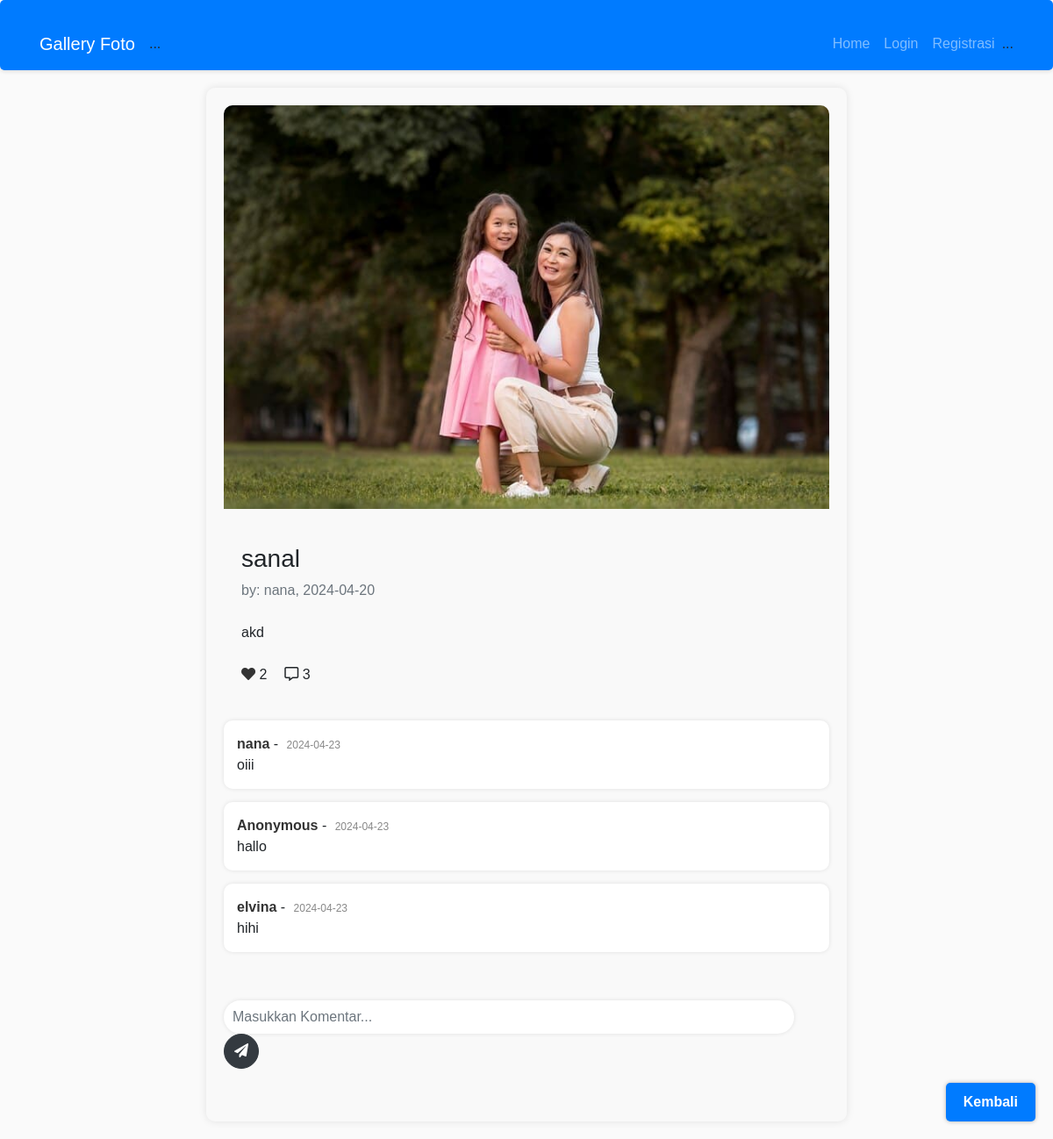
The page /?url=detail&id=20 on the database its author committed.
### tables this page shows
CREATE TABLE `foto` (
  `FotoID` int(11) NOT NULL,
  `JudulFoto` varchar(255) NOT NULL,
  `DeskripsiFoto` text NOT NULL,
  `TanggalUnggah` date NOT NULL,
  `NamaFile` varchar(255) NOT NULL,
  `AlbumID` int(11) NOT NULL,
  `UserID` int(11) NOT NULL
);

CREATE TABLE `userfoto` (
  `UserID` int(11) NOT NULL,
  `Username` varchar(255) NOT NULL,
  `Password` varchar(255) NOT NULL,
  `Email` varchar(255) NOT NULL,
  `NamaLengkap` varchar(255) NOT NULL,
  `Alamat` text NOT NULL,
  `foto` varchar(255) NOT NULL
);

CREATE TABLE `komentar` (
  `KomentarID` int(11) NOT NULL,
  `FotoID` int(11) NOT NULL,
  `UserID` int(11) NOT NULL,
  `Username` varchar(255) NOT NULL,
  `IsiKomentar` text NOT NULL,
  `TanggalKomentar` date NOT NULL
);

### page/detail.php (the view, shortened to what this page needs)
<?php
include 'koneksi.php';
$details = mysqli_query($conn, "SELECT * FROM foto INNER JOIN userfoto ON foto.UserID=userfoto.UserID WHERE foto.FotoID='{$_GET['id']}'");
$data = mysqli_fetch_array($details);
$query_komentar = mysqli_query($conn, "SELECT komentar.*, userfoto.Username FROM komentar INNER JOIN userfoto ON komentar.UserID = userfoto.UserID WHERE komentar.FotoID = '{$data['FotoID']}'");
$total_likes = mysqli_num_rows(mysqli_query($conn, "SELECT * FROM likes WHERE FotoID='{$data['FotoID']}'"));
?>
<!DOCTYPE html>
<html lang="en">
<head>
    <link rel="stylesheet" href="https://maxcdn.bootstrapcdn.com/bootstrap/4.5.2/css/bootstrap.min.css">
    <link rel="stylesheet" href="https://cdnjs.cloudflare.com/ajax/libs/font-awesome/5.15.3/css/all.min.css">
    <link rel="stylesheet" href="ujikom/assets/css/style.css">
</head>
<body>
    <div class="container">
        <div class="row">
            <div class="col-md-8 mx-auto">
                <div class="card">
                    <div class="image-container">
                        <img src="uploads/<?= $data['NamaFile'] ?>" alt="<?= $data['JudulFoto'] ?>">
                    </div>
                    <div class="image-details">
                        <h3><?= $data['JudulFoto'] ?></h3>
                        <p class="text-muted">by: <?= $data['Username'] ?>, <?= $data['TanggalUnggah'] ?></p><br>
                        <p><?= $data['DeskripsiFoto'] ?></p><br>
                        <div style="display: flex; align-items: center;">
                            <div style="margin-right: 20px;">
                                <a href="?id=<?= $data['FotoID'] ?>&like=1" class="like-btn"><i class="fas fa-heart"></i></a>
                                <?= $total_likes ?>
                            </div>
                            <div>
                                <i class="far fa-comment-alt"></i>
                                <?php
                                $total_comments = mysqli_num_rows(mysqli_query($conn, "SELECT * FROM komentar WHERE FotoID='{$data['FotoID']}'"));
                                echo $total_comments;
                                ?>
                            </div>
                        </div>
                    </div>
                    <div class="comment-container">
                        <?php while ($komentar = mysqli_fetch_assoc($query_komentar)) : ?>
                            <div class="comment">
                                <strong><?= $komentar['Username'] ?></strong> - <span class="date"><?= $komentar['TanggalKomentar'] ?></span><br>
                                <?= $komentar['IsiKomentar'] ?>
                                <br>
                            </div>
                        <?php endwhile; ?>
                    </div>
                    <div class="comment-form">
                        <form method="post" class="comment-form" action="">
                            <input type="text" name="isi_komentar" class="form-control" placeholder="Masukkan Komentar...">
                            <button type="submit" name="submit" class="btn btn-dark"><i class="fas fa-paper-plane"></i></button>
                        </form>
                    </div>
                </div>
            </div>
        </div>
    </div>
    <a href="?url=home.php" class="back-btn">Kembali</a>
</body>
</html>

### assets/css/style.css (style rules this page uses)
.container { margin-top: 20px; }
.row { display: flex; justify-content: space-between; }
.card { border: 1px solid #ccc; border-radius: 10px; padding: 20px; background-color: #f9f9f9; }
.like-btn { color: #aaa; transition: color 0.3s ease; }

### rows shown on the page
foto: NamaFile (picture), JudulFoto "sanal", UserID.Username "nana", TanggalUnggah "2024-04-20", DeskripsiFoto "akd"
komentar: UserID.Username "nana", TanggalKomentar "2024-04-23", IsiKomentar "oiii"
komentar: UserID.Username "Anonymous", TanggalKomentar "2024-04-23", IsiKomentar "hallo"
komentar: UserID.Username "elvina", TanggalKomentar "2024-04-23", IsiKomentar "hihi"

### other values the page prints
$total_likes "2"
$total_comments "3"
